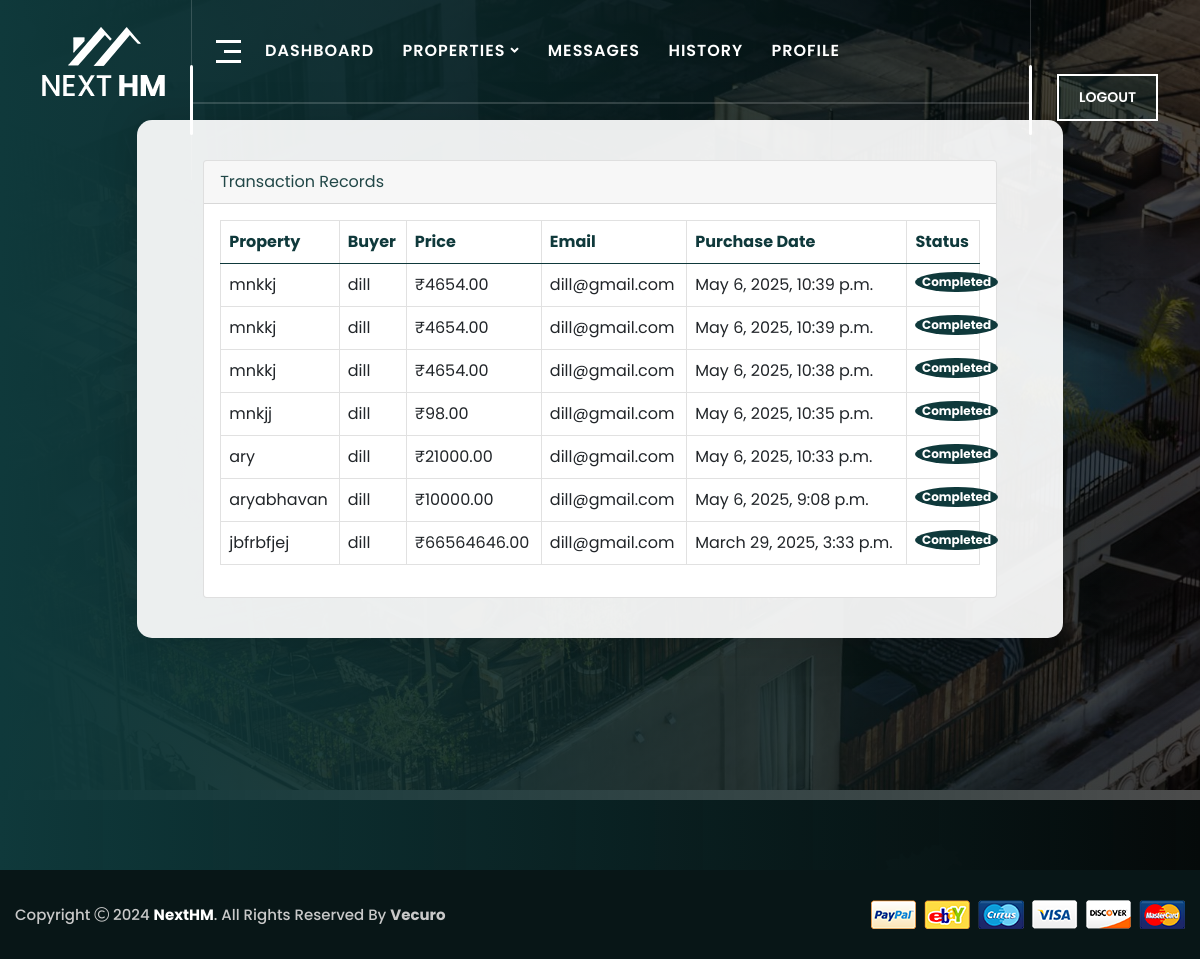
The page /accounts/agent/transactions/ (signed in) on the database its author committed.
### property/models.py (models this page shows)
class PurchasedProperty(models.Model):
    user = models.ForeignKey(User, on_delete=models.CASCADE)  # Buyer
    property_title = models.CharField(max_length=255)
    property_description = models.TextField()
    agent = models.ForeignKey(User, on_delete=models.CASCADE, related_name="sold_properties")  # Add agent field
    price = models.DecimalField(max_digits=10, decimal_places=2)
    purchase_date = models.DateTimeField(auto_now_add=True)

### accounts/views.py (the view)
# urls.py: path('agent/transactions/', views.agent_transactions, name='agent_transactions'),
def agent_transactions(request):
    sold_properties = PurchasedProperty.objects.filter(agent=request.user).order_by('-purchase_date')
    return render(request, 'agent_transactions.html', {'sold_properties': sold_properties})

### templates/agent_transactions.html (shortened to what this page needs)
{% extends 'agentbase.html' %}
{% block content %}
{% load static %}
<div class="listings-content-wrapper">
    <div class="container">
        <div class="row justify-content-center">
            <div class="col-xl-10 col-lg-12">
                <div class="listings-frame">
                  <div class="container">
                    <div class="card">
                      <div class="card-header">
                        <span>Transaction Records</span>
                      </div>
                      <div class="card-body">
                        <div class="table-responsive">
                          <table class="table">
                            <thead>
                              <tr>
                                <th>Property</th>
                                <th>Buyer</th>
                                <th class="text-right">Price</th>
                                <th>Email</th>
                                <th>Purchase Date</th>
                                <th>Status</th>
                              </tr>
                            </thead>
                            <tbody>
                              {% for property in sold_properties %}
                              <tr>
                                <td>{{ property.property_title }}</td>
                                <td>{{ property.user.username }}</td>
                                <td class="price-column text-right">₹{{ property.price }}</td>
                                <td>{{ property.user.email }}</td>
                                <td>{{ property.purchase_date }}</td>
                                <td><span class="badge badge-success">Completed</span></td>
                              </tr>
                              {% endfor %}
                            </tbody>
                          </table>
                        </div>
                      </div>
                    </div>
                  </div>
                </div>
            </div>
        </div>
    </div>
</div>
{% endblock %}

### templates/agent_transactions.html (style rules this page uses)
.listings-content-wrapper { position: relative; z-index: 2; padding: 120px 0 60px; min-height: 100vh; }
.listings-frame { background: rgba(255, 255, 255, 0.92); border-radius: 15px; box-shadow: 0 0 40px rgba(0,0,0,0.15); padding: 40px; }

### rows shown on the page
PurchasedProperty: property_title "mnkkj", user.username "dill", price "4654.00", user.email "dill@gmail.com", purchase_date "May 6, 2025, 10:39 p.m."
PurchasedProperty: property_title "mnkkj", user.username "dill", price "4654.00", user.email "dill@gmail.com", purchase_date "May 6, 2025, 10:39 p.m."
PurchasedProperty: property_title "mnkkj", user.username "dill", price "4654.00", user.email "dill@gmail.com", purchase_date "May 6, 2025, 10:38 p.m."
PurchasedProperty: property_title "mnkjj", user.username "dill", price "98.00", user.email "dill@gmail.com", purchase_date "May 6, 2025, 10:35 p.m."
PurchasedProperty: property_title "ary", user.username "dill", price "21000.00", user.email "dill@gmail.com", purchase_date "May 6, 2025, 10:33 p.m."
PurchasedProperty: property_title "aryabhavan", user.username "dill", price "10000.00", user.email "dill@gmail.com", purchase_date "May 6, 2025, 9:08 p.m."
PurchasedProperty: property_title "jbfrbfjej", user.username "dill", price "66564646.00", user.email "dill@gmail.com", purchase_date "March 29, 2025, 3:33 p.m."
